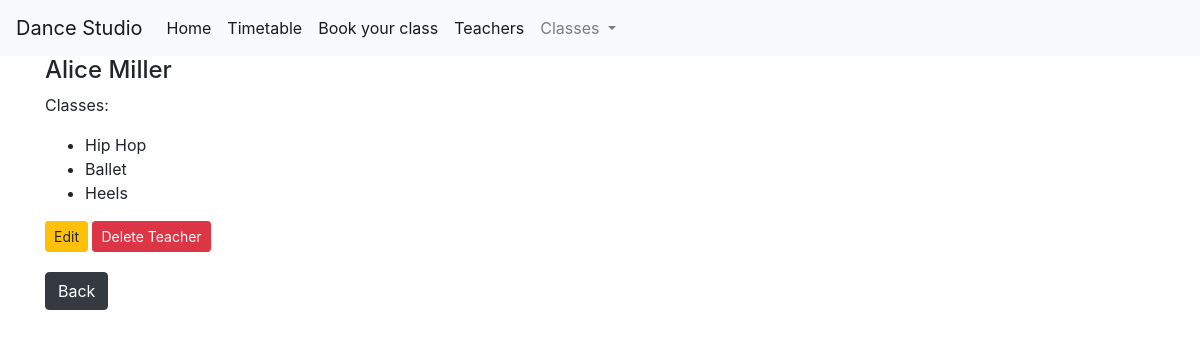
Screenshot of /teacher/1 with the database file from the repository.
### tables this page shows
CREATE TABLE teachers (
    teacher_id INTEGER PRIMARY KEY AUTOINCREMENT,
    name VARCHAR(50) NOT NULL,
    surname VARCHAR(50) NOT NULL
);

### app.py (the view)
@app.route('/teacher/<int:teacher_id>')
def teacher(teacher_id):
    dance_classes = get_dance_classes_for_navbar()
    teacher = get_teacher_detail(teacher_id)
    return render_template('teacher.html', teacher=teacher, dance_classes=dance_classes)

### app.py (called while the page is built)
def get_db_connection():
    conn = sqlite3.connect('database.db')
    conn.row_factory = sqlite3.Row
    return conn

def get_teacher_detail(teacher_id):
    conn = get_db_connection()
    teacher = conn.execute('''
        SELECT teachers.teacher_id, teachers.name, teachers.surname,
        GROUP_CONCAT(dance_classes.dance_class_name) as class_names
        FROM teachers
        LEFT JOIN teacher_classes ON teachers.teacher_id = teacher_classes.teacher_id
        LEFT JOIN dance_classes ON teacher_classes.dance_class_id = dance_classes.dance_class_id
        WHERE teachers.teacher_id = ?
        GROUP BY teachers.teacher_id
    ''', (teacher_id,)).fetchall()
    conn.close()
    if teacher is None:
        abort(404)
    return teacher

def get_dance_classes_for_navbar():
    conn = get_db_connection()
    dance_classes = conn.execute('SELECT * FROM dance_classes').fetchall()
    conn.close()
    return dance_classes

### templates/teacher.html (shortened to what this page needs)
{% extends 'base.html' %}
{% block content %}
  {% for row in teacher %}
    <div>
      <h4>{{ row[1] ~ ' ' ~ row[2] }}</h4>
      {% if row[3] %}
        <p>Classes:</p>
        <ul>
          {% for class_name in row[3].split(',') %}
            <li>{{ class_name }}</li>
          {% endfor %}
        </ul>
      {% else %}
        <p>Currently, this teacher does not teach classes.</p>
      {% endif %}
      <a href="{{ url_for('edit_teacher', teacher_id=row[0]) }}" class="btn btn-warning btn-sm">Edit</a>
      <button form="deleteForm{{ row[0] }}" type="submit" class="btn btn-danger btn-sm"
              onclick="return confirm('Are you sure you want to delete this teacher?')">Delete Teacher</button>
      <p>
        <a href="{{ url_for('teachers') }}" class="btn btn-dark" style="margin-top: 20px;">Back</a>
      </p>
    </div>
  {% endfor %}
{% endblock %}

### rows the page displays
teachers: name+surname "Alice Miller", class_name "Hip Hop" "Ballet" "Heels"
